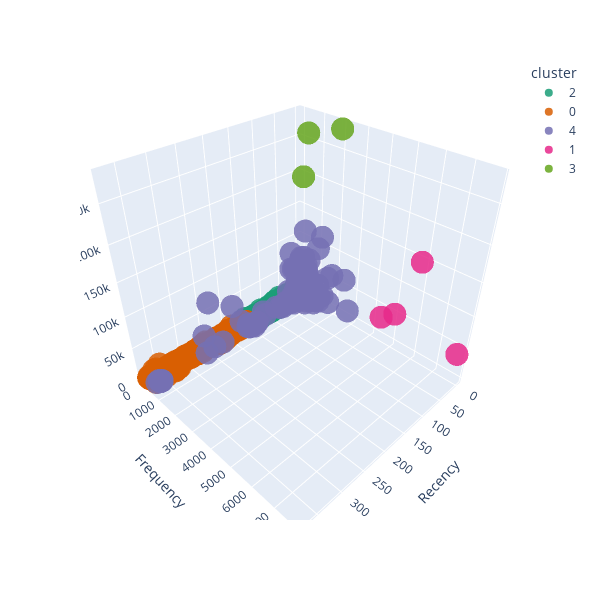

The code cell stored with this chart in its notebook:
### Markdown cell above
**Notes and Findings**:
1. Simply by observing the scatterplots, it is not immediately clear how well the clusters are separated from one another.
2. Cluster 0 have the highest recency among others, which means customer of cluster 0 have not make a purchase in a long time (roughly more than 150 days from the graph)
3. Cluster 1 have the highest frequency among others
4. Cluster 3 have the highest monetary among others
5. Cluster 2 and 4 are overlap with each others with cluster 4 slighly better in frequency and monetary than cluster 2.
6. It would be beneficial to examine a 3D visualization to gain a deeper understanding of the data.

### Code cell
visualize_clustering_3d(customer_rfm)

### Figure 1 — Plotly figure (JSON) as saved in the notebook; plotly's stock layout.template omitted (floating-point values rounded to 4 significant figures; data arrays with more than 128 entries replaced by an {"elided": "..."} marker saying what was removed)
{"data": [{"hovertemplate": "cluster=2<br>Recency=%{x}<br>Frequency=%{y}<br>Monetary=%{z}<extra></extra>", "legendgroup": "2", "marker": {"color": "rgb(27,158,119)", "opacity": 0.85, "symbol": "circle"}, "mode": "markers", "name": "2", "scene": "scene", "showlegend": true, "type": "scatter3d", "x": {"elided": "4383 int values"}, "y": {"elided": "4383 int values"}, "z": {"elided": "4383 float values"}}, {"hovertemplate": "cluster=0<br>Recency=%{x}<br>Frequency=%{y}<br>Monetary=%{z}<extra></extra>", "legendgroup": "0", "marker": {"color": "rgb(217,95,2)", "opacity": 0.85, "symbol": "circle"}, "mode": "markers", "name": "0", "scene": "scene", "showlegend": true, "type": "scatter3d", "x": {"elided": "2655 int values"}, "y": {"elided": "2655 int values"}, "z": {"elided": "2655 float values"}}, {"hovertemplate": "cluster=4<br>Recency=%{x}<br>Frequency=%{y}<br>Monetary=%{z}<extra></extra>", "legendgroup": "4", "marker": {"color": "rgb(117,112,179)", "opacity": 0.85, "symbol": "circle"}, "mode": "markers", "name": "4", "scene": "scene", "showlegend": true, "type": "scatter3d", "x": {"elided": "325 int values"}, "y": {"elided": "325 int values"}, "z": {"elided": "325 float values"}}, {"hovertemplate": "cluster=1<br>Recency=%{x}<br>Frequency=%{y}<br>Monetary=%{z}<extra></extra>", "legendgroup": "1", "marker": {"color": "rgb(231,41,138)", "opacity": 0.85, "symbol": "circle"}, "mode": "markers", "name": "1", "scene": "scene", "showlegend": true, "type": "scatter3d", "x": [0, 4, 1, 1], "y": [4440, 5095, 5893, 7800], "z": [33480.0, 53260.0, 147800.0, 41130.0]}, {"hovertemplate": "cluster=3<br>Recency=%{x}<br>Frequency=%{y}<br>Monetary=%{z}<extra></extra>", "legendgroup": "3", "marker": {"color": "rgb(102,166,30)", "opacity": 0.85, "symbol": "circle"}, "mode": "markers", "name": "3", "scene": "scene", "showlegend": true, "type": "scatter3d", "x": [1, 8, 0], "y": [2066, 339, 431], "z": [279500.0, 199200.0, 259700.0]}], "layout": {"height": 600, "legend": {"title": {"text": "cluster"}, "tracegroupgap": 0}, "margin": {"t": 60}, "scene": {"domain": {"x": [0, 1], "y": [0, 1]}, "xaxis": {"title": {"text": "Recency"}}, "yaxis": {"title": {"text": "Frequency"}}, "zaxis": {"title": {"text": "Monetary"}}}, "width": 600}}
